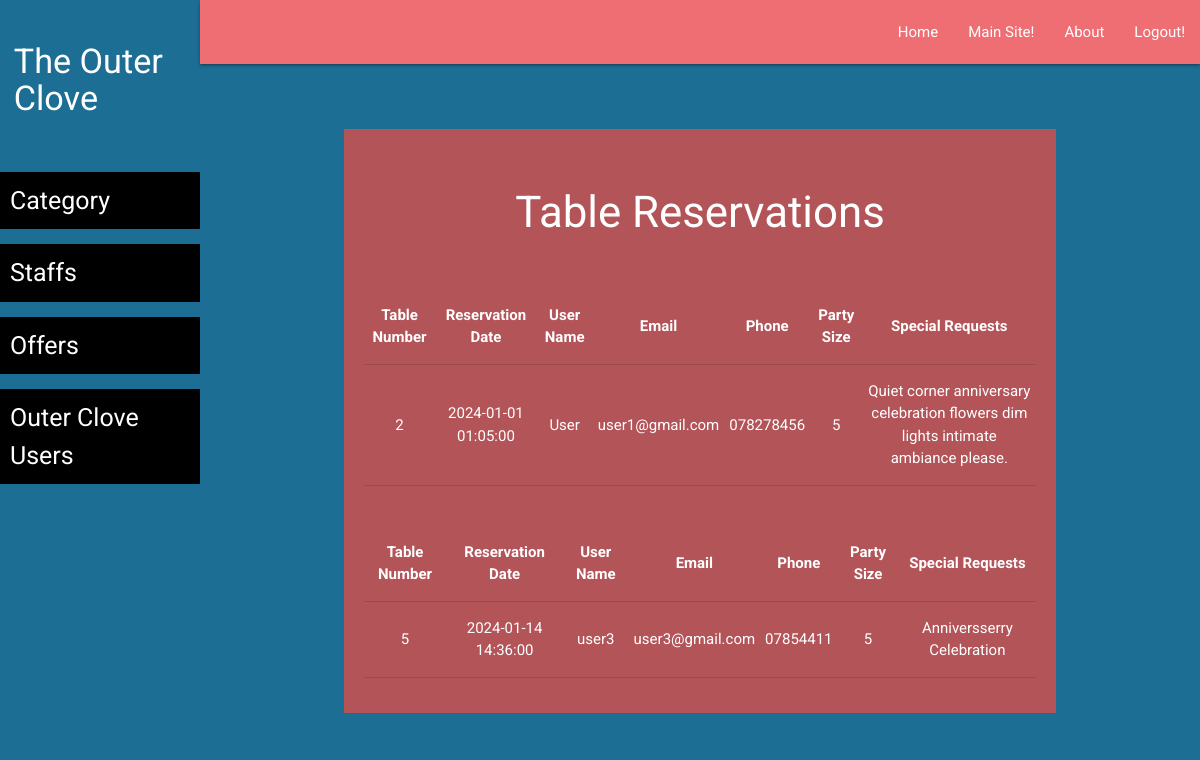
/TheOuterClove/admin/admin_table_reservations.php (signed in), run on the app's committed database.
### tables this page shows
CREATE TABLE `reservations` (
  `id` int(11) NOT NULL,
  `user_name` varchar(255) NOT NULL,
  `user_id` int(11) NOT NULL,
  `table_number` int(11) NOT NULL,
  `reservation_date` datetime NOT NULL,
  `name` varchar(255) NOT NULL,
  `email` varchar(255) NOT NULL,
  `phone` varchar(20) NOT NULL,
  `party_size` int(11) NOT NULL,
  `special_requests` text DEFAULT NULL,
  `created_at` timestamp NOT NULL DEFAULT current_timestamp()
);

### TheOuterClove/admin/admin_table_reservations.php (the view, shortened to what this page needs)
<?php
$dbHost = "localhost";
$dbUser = "Fayaz";
$dbPassword = "12345";
$dbName = "mishtidb";
$isAdmin = true;
if ($isAdmin) {
    $conn = new mysqli($dbHost, $dbUser, $dbPassword, $dbName);
    $sql = "SELECT * FROM reservations";
    $result = $conn->query($sql);
    ?>
    <?php require('layout/header.php'); ?>
    <?php require('layout/left-sidebar-long.php'); ?>
    <?php require('layout/topnav.php'); ?>
    <?php require('layout/left-sidebar-short.php'); ?>
    <div class="section white-text" style="background: #B35458;">
        <div class="section">
            <h3>Table Reservations</h3>
        </div>
        <?php
        if ($result->num_rows > 0) {
            while ($row = $result->fetch_assoc()) {
                ?>
                <div class="section center" style="padding: 20px;">
                    <table class="centered responsive-table">
                        <thead>
                        <tr>
                            <th>Table Number</th>
                            <th>Reservation Date</th>
                            <th>User Name</th>
                            <th>Email</th>
                            <th>Phone</th>
                            <th>Party Size</th>
                            <th>Special Requests</th>
                        </tr>
                        </thead>
                        <tbody>
                        <tr>
                            <td><?php echo $row["table_number"]; ?></td>
                            <td><?php echo $row["reservation_date"]; ?></td>
                            <td><?php echo $row["user_name"]; ?></td>
                            <td><?php echo $row["email"]; ?></td>
                            <td><?php echo $row["phone"]; ?></td>
                            <td><?php echo $row["party_size"]; ?></td>
                            <td><?php echo $row["special_requests"]; ?></td>
                        </tr>
                        </tbody>
                    </table>
                </div>
                <?php
            }
        } else {
            echo "No reserved tables.";
        }
        ?>
    </div>
    <?php require('layout/footer.php'); ?>
    <?php
} else {
    echo "Access denied. You are not authorized to view this page.";
}
?>

### TheOuterClove/css/form-style.css (style rules this page uses)
body { background: #1D6E95; font-family: "Roboto", sans-serif; -webkit-font-smoothing: antialiased; -moz-osx-font-smoothing: grayscale; }

### data on the page
reservations: table_number "2", reservation_date "2024-01-01 01:05:00", user_name "User", email "user1@gmail.com", phone "078278456", party_size "5", special_requests "Quiet corner anniversary celebration flowers dim lights intimate ambiance please."
reservations: table_number "5", reservation_date "2024-01-14 14:36:00", user_name "user3", email "user3@gmail.com", phone "07854411", party_size "5", special_requests "Anniversserry Celebration"
